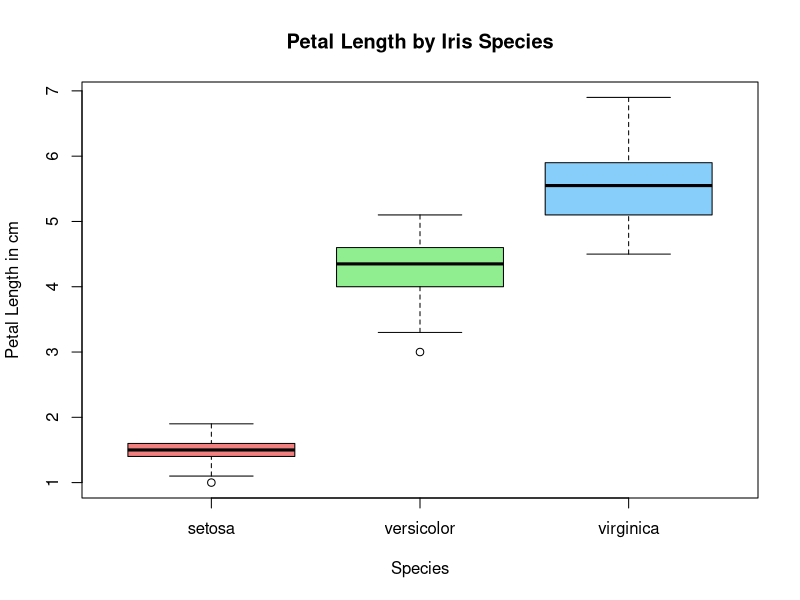
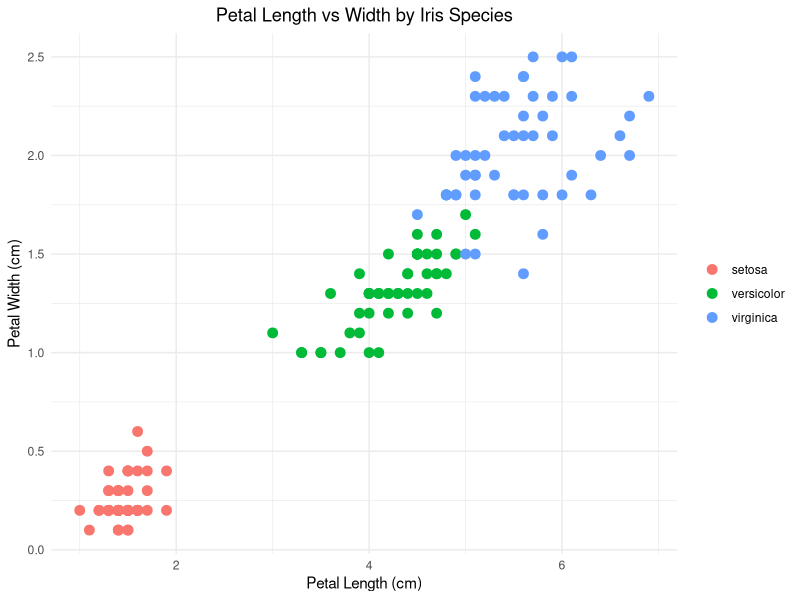

These charts were generated, in order, by the following R code:
## ---- chunk 1
# Required libraries
library(dplyr) 
library(knitr)
library(ggplot2)
## ---- chunk 2
summary <- iris |>
  group_by(Species) |>
  summarise(
    Count        = n(),
    Sepal.Length = round(mean(Sepal.Length), 2),
    Sepal.Width  = round(mean(Sepal.Width), 2),
    Petal.Length = round(mean(Petal.Length), 2),
    Petal.Width  = round(mean(Petal.Width), 2)
  )

kable(summary, caption = "Average Measurements and Count for Each Species")
## ---- chunk 3
#Blox plot of Petal Length
boxplot(Petal.Length ~ Species,
        data = iris,
        col = c("lightcoral", "lightgreen", "lightskyblue"),
        main = "Petal Length by Iris Species",
        xlab = "Species",
        ylab = "Petal Length in cm")
## ---- chunk 4
# Scatter plot of Petal Length and Petal Width
ggplot(iris, aes(x = Petal.Length, y = Petal.Width, color = Species)) +
  geom_point(size = 3) +
  labs(
    title = "Petal Length vs Width by Iris Species",
    x = "Petal Length (cm)",
    y = "Petal Width (cm)"
  ) +
  theme_minimal() +
  theme(
    plot.title = element_text(hjust = 0.5),
    legend.title = element_blank()
  )
